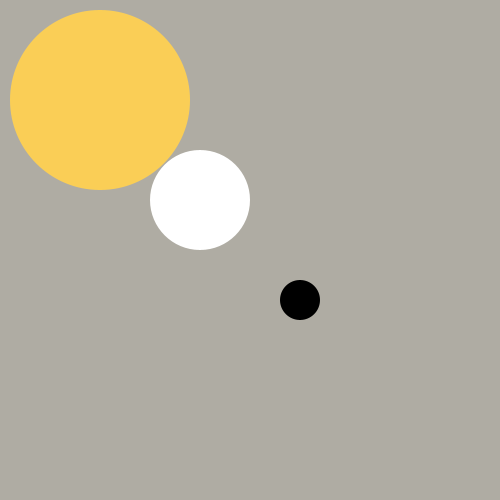
Frame 1 (no input)
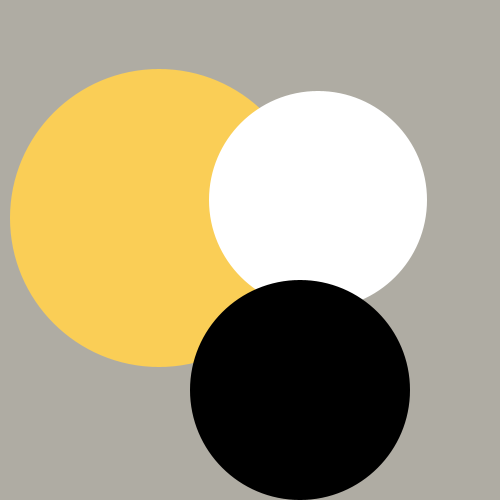
Frame 60 (the mouse pressed at the canvas centre just before this capture)
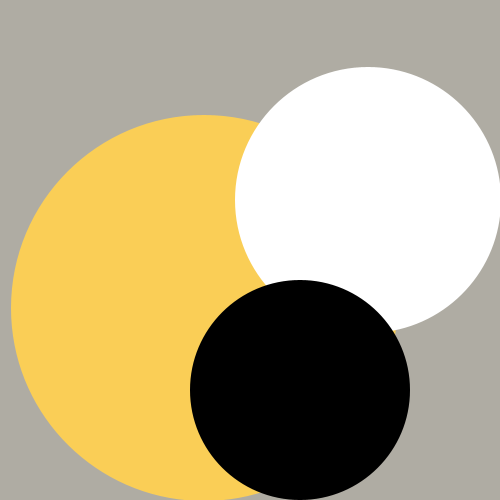
Frame 120 (the mouse held since frame 60 and released just before this capture)

The Processing sketch that drew these frames (run headless with seeded random() and noise(); from frame 60 on, the mouse is pressed at the canvas centre):

// Processing sketch: growing_labda_tempo
// ── growing_labda_tempo.pde
class Labda {
  float x;
  float y;
  float sugar;
  color szin;

  void rajzold_ki() {
    noStroke();
    fill(szin);
    ellipse(x, y, 2*sugar, 2*sugar);
  }

  void le(float s) {
    y=y+s;
  }

  void jobbra(float v) {
    x=x+v;
  }


  boolean bent_van() {
    if (y>0+sugar && x>0+sugar && y<height-sugar && x<width-sugar) {
      return true;
    } else {
      return false;
    }
  }

  void grow(float f) {
    sugar=sugar+f;
  }
}

Labda sarga_labda = new Labda();
Labda feher_labda = new Labda();
Labda fekete_labda = new Labda();
void setup() {
  size(500, 500);

  feher_labda.x=200;
  feher_labda.y=200;
  feher_labda.sugar=50;
  feher_labda.szin=color(#ffffff);

  sarga_labda.x=100;
  sarga_labda.y=100;
  sarga_labda.sugar=90;
  sarga_labda.szin=color(#FACE56);

  fekete_labda.x=300;
  fekete_labda.y=300;
  fekete_labda.sugar=20;
  fekete_labda.szin=color(0, 0, 0);
}

void draw() {
  background(#AFACA3);
  sarga_labda.rajzold_ki();
  feher_labda.rajzold_ki();
  fekete_labda.rajzold_ki();

  //fekete_labda.le();
  //feher_labda.jobbra();
  //sarga_labda.atlo();

  if (feher_labda./*x<450*/bent_van()) {
    feher_labda.jobbra(2);
  }

  if (fekete_labda./*y<480*/bent_van()) {
    fekete_labda.le(2);
  }

  if (sarga_labda./*x<400*/bent_van()) {
    sarga_labda.le(2);
    sarga_labda.jobbra(1);
  }

  if (feher_labda.bent_van()) {
    feher_labda.grow(1);
  }
  
  if (fekete_labda.bent_van()){
    fekete_labda.grow(2);
  }
  
  if (sarga_labda.bent_van()){
    sarga_labda.grow(1);
  }
}
